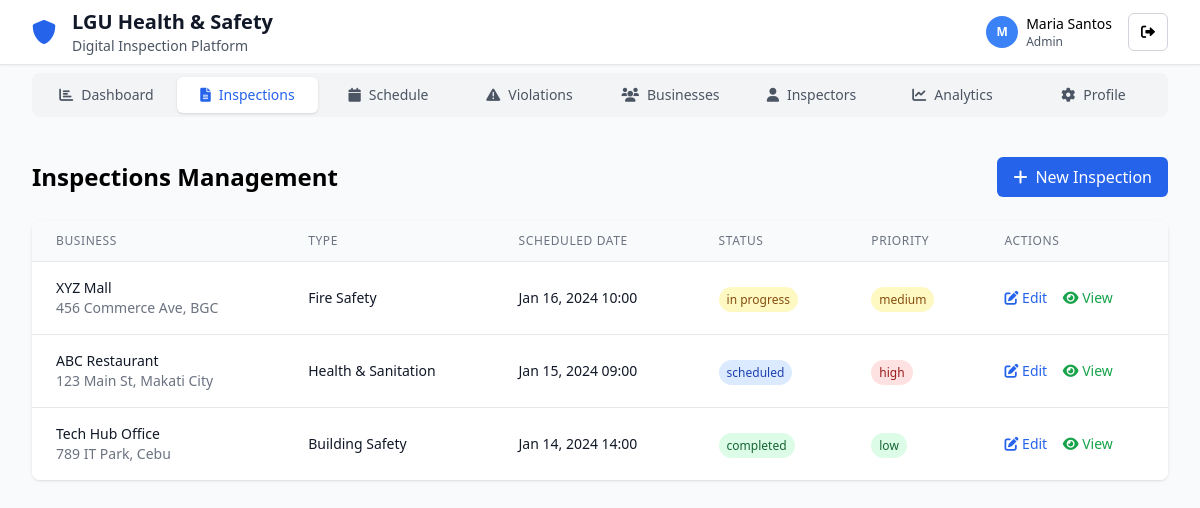
Screenshot of /admin/inspections.php (signed in) with the database file from the repository.
### tables this page shows
CREATE TABLE users (
    id INT PRIMARY KEY AUTO_INCREMENT,
    name VARCHAR(255) NOT NULL,
    email VARCHAR(255) UNIQUE NOT NULL,
    password VARCHAR(255) NOT NULL,
    role ENUM('super_admin', 'admin', 'inspector', 'business_owner', 'community_user') NOT NULL DEFAULT 'inspector',
    avatar VARCHAR(255) NULL,
    department VARCHAR(255) NULL,
    certification VARCHAR(255) NULL,
    created_at TIMESTAMP DEFAULT CURRENT_TIMESTAMP,
    updated_at TIMESTAMP DEFAULT CURRENT_TIMESTAMP ON UPDATE CURRENT_TIMESTAMP,
    INDEX idx_email (email),
    INDEX idx_role (role)
);

CREATE TABLE inspections (
    id INT PRIMARY KEY AUTO_INCREMENT,
    business_id INT NOT NULL,
    inspector_id INT NOT NULL,
    inspection_type_id INT NOT NULL,
    scheduled_date DATETIME NOT NULL,
    completed_date DATETIME NULL,
    status ENUM('scheduled', 'in_progress', 'completed', 'overdue') NOT NULL DEFAULT 'scheduled',
    priority ENUM('low', 'medium', 'high') NOT NULL DEFAULT 'medium',
    compliance_score INT NULL,
    total_violations INT DEFAULT 0,
    notes TEXT NULL,
    created_at TIMESTAMP DEFAULT CURRENT_TIMESTAMP,
    updated_at TIMESTAMP DEFAULT CURRENT_TIMESTAMP ON UPDATE CURRENT_TIMESTAMP,
    FOREIGN KEY (business_id) REFERENCES businesses(id) ON DELETE CASCADE,
    FOREIGN KEY (inspector_id) REFERENCES users(id) ON DELETE CASCADE,
    FOREIGN KEY (inspection_type_id) REFERENCES inspection_types(id) ON DELETE CASCADE,
    INDEX idx_business (business_id),
    INDEX idx_inspector (inspector_id),
    INDEX idx_status (status),
    INDEX idx_scheduled_date (scheduled_date)
);

CREATE TABLE businesses (
    id INT PRIMARY KEY AUTO_INCREMENT,
    name VARCHAR(255) NOT NULL,
    address TEXT NOT NULL,
    owner_id INT NULL,
    contact_number VARCHAR(20) NULL,
    email VARCHAR(255) NULL,
    business_type VARCHAR(100) NULL,
    registration_number VARCHAR(100) NULL,
    establishment_date DATE NULL,
    inspection_frequency ENUM('weekly', 'monthly', 'quarterly') DEFAULT 'monthly',
    last_inspection_date DATE NULL,
    next_inspection_date DATE NULL,
    is_compliant BOOLEAN DEFAULT TRUE,
    compliance_score INT DEFAULT 100,
    created_at TIMESTAMP DEFAULT CURRENT_TIMESTAMP,
    updated_at TIMESTAMP DEFAULT CURRENT_TIMESTAMP ON UPDATE CURRENT_TIMESTAMP,
    FOREIGN KEY (owner_id) REFERENCES users(id) ON DELETE SET NULL,
    INDEX idx_name (name),
    INDEX idx_business_type (business_type),
    INDEX idx_compliance (is_compliant),
    INDEX idx_next_inspection (next_inspection_date)
);

CREATE TABLE inspection_types (
    id INT PRIMARY KEY AUTO_INCREMENT,
    name VARCHAR(100) NOT NULL,
    description TEXT NULL,
    created_at TIMESTAMP DEFAULT CURRENT_TIMESTAMP,
    UNIQUE KEY unique_name (name)
);

### admin/inspections.php (the view, shortened to what the rows shown need)
<?php
require_once '../models/User.php';
require_once '../models/Inspection.php';
$database = new Database();
$db = $database->getConnection();
$inspection = new Inspection($db);
$inspections = $inspection->readAll();
?>
<!DOCTYPE html>
<html lang="en">
<head>
    <script src="https://cdn.tailwindcss.com"></script>
    <link href="https://cdnjs.cloudflare.com/ajax/libs/font-awesome/6.0.0/css/all.min.css" rel="stylesheet">
</head>
<body class="min-h-screen bg-gray-50">
    <?php include '../includes/navigation.php'; ?>
    <div class="max-w-7xl mx-auto px-4 sm:px-6 lg:px-8 py-4 sm:py-8">
        <div class="flex justify-between items-center mb-6">
            <h2 class="text-2xl font-bold">Inspections Management</h2>
        </div>
        <div class="bg-white rounded-lg shadow overflow-hidden">
            <table class="min-w-full divide-y divide-gray-200">
                <thead class="bg-gray-50">
                    <tr>
                        <th class="px-6 py-3 text-left text-xs font-medium text-gray-500 uppercase tracking-wider">Business</th>
                        <th class="px-6 py-3 text-left text-xs font-medium text-gray-500 uppercase tracking-wider">Type</th>
                        <th class="px-6 py-3 text-left text-xs font-medium text-gray-500 uppercase tracking-wider">Scheduled Date</th>
                        <th class="px-6 py-3 text-left text-xs font-medium text-gray-500 uppercase tracking-wider">Status</th>
                        <th class="px-6 py-3 text-left text-xs font-medium text-gray-500 uppercase tracking-wider">Priority</th>
                        <th class="px-6 py-3 text-left text-xs font-medium text-gray-500 uppercase tracking-wider">Actions</th>
                    </tr>
                </thead>
                <tbody class="bg-white divide-y divide-gray-200">
                    <?php while ($row = $inspections->fetch(PDO::FETCH_ASSOC)): ?>
                    <tr>
                        <td class="px-6 py-4 whitespace-nowrap">
                            <div class="text-sm font-medium text-gray-900"><?php echo $row['business_name']; ?></div>
                            <div class="text-sm text-gray-500"><?php echo $row['business_address']; ?></div>
                        </td>
                        <td class="px-6 py-4 whitespace-nowrap text-sm text-gray-900"><?php echo $row['inspection_type']; ?></td>
                        <td class="px-6 py-4 whitespace-nowrap text-sm text-gray-900"><?php echo date('M j, Y H:i', strtotime($row['scheduled_date'])); ?></td>
                        <td class="px-6 py-4 whitespace-nowrap">
                            <span class="px-2 py-1 text-xs font-medium rounded-full
                                <?php echo $row['status'] == 'scheduled' ? 'bg-blue-100 text-blue-800' :
                                       ($row['status'] == 'in_progress' ? 'bg-yellow-100 text-yellow-800' :
                                       ($row['status'] == 'completed' ? 'bg-green-100 text-green-800' : 'bg-red-100 text-red-800')); ?>">
                                <?php echo str_replace('_', ' ', $row['status']); ?>
                            </span>
                        </td>
                        <td class="px-6 py-4 whitespace-nowrap">
                            <span class="px-2 py-1 text-xs font-medium rounded-full
                                <?php echo $row['priority'] == 'high' ? 'bg-red-100 text-red-800' :
                                       ($row['priority'] == 'medium' ? 'bg-yellow-100 text-yellow-800' : 'bg-green-100 text-green-800'); ?>">
                                <?php echo $row['priority']; ?>
                            </span>
                        </td>
                        <td class="px-6 py-4 whitespace-nowrap text-sm font-medium">
                            <a href="inspection_form.php?id=<?php echo $row['id']; ?>" class="text-blue-600 hover:text-blue-900 mr-3">
                                <i class="fas fa-edit"></i> Edit
                            </a>
                            <a href="inspection_view.php?id=<?php echo $row['id']; ?>" class="text-green-600 hover:text-green-900">
                                <i class="fas fa-eye"></i> View
                            </a>
                        </td>
                    </tr>
                    <?php endwhile; ?>
                </tbody>
            </table>
        </div>
    </div>
</body>
</html>

### includes/navigation.php (shortened to what the rows shown need)
<?php
require_once '../models/User.php';
if (isset($_SESSION['user_id'])) {
    $database = new Database();
    $db = $database->getConnection();
    $user = new User($db);
    $user->id = $_SESSION['user_id'];
    $user->readOne();
}
?>
<header class="bg-white shadow-sm border-b">
    <div class="max-w-7xl mx-auto px-4 sm:px-6 lg:px-8">
        <div class="flex justify-between items-center h-16">
            <div class="flex items-center space-x-2 sm:space-x-4 min-w-0 flex-1">
                <div class="min-w-0 flex-1">
                    <h1 class="text-sm sm:text-xl font-bold text-gray-900 truncate">LGU Health & Safety</h1>
                </div>
            </div>
            <div class="flex items-center space-x-1 sm:space-x-4 flex-shrink-0">
                <?php if (isset($_SESSION['user_id'])): ?>
                <div class="flex items-center space-x-2">
                    <div class="w-8 h-8 bg-blue-500 rounded-full flex items-center justify-center text-white text-xs font-bold">
                        <?php echo substr($user->name, 0, 1); ?>
                    </div>
                    <div class="hidden lg:block">
                        <p class="text-sm font-medium"><?php echo $user->name; ?></p>
                        <p class="text-xs text-gray-600"><?php echo ucfirst(str_replace('_', ' ', $user->role)); ?></p>
                    </div>
                </div>
                <?php if ($user->role == 'admin' || $user->role == 'super_admin' || $user->role == 'inspector'): ?>
                <a href="admin_logout.php" class="bg-white border border-gray-300 rounded-md px-3 py-2 text-sm">
                    <i class="fas fa-sign-out-alt"></i>
                </a>
                <?php else: ?>
                <a href="user_logout.php" class="bg-white border border-gray-300 rounded-md px-3 py-2 text-sm">
                    <i class="fas fa-sign-out-alt"></i>
                </a>
                <?php endif; ?>
                <?php else: ?>
                <a href="public_login.php" class="bg-blue-600 text-white rounded-md px-4 py-2 text-sm hover:bg-blue-700">
                    Login
                </a>
                <?php endif; ?>
            </div>
        </div>
    </div>
</header>

### rows the page displays
users: name "M", name "Maria Santos", role "Admin"
inspections: business.name "XYZ Mall", business.address "456 Commerce Ave, BGC", inspection_type.name "Fire Safety", scheduled_date "Jan 16, 2024 10:00", status "in progress", priority "medium"
inspections: business.name "ABC Restaurant", business.address "123 Main St, Makati City", inspection_type.name "Health & Sanitation", scheduled_date "Jan 15, 2024 09:00", status "scheduled", priority "high"
inspections: business.name "Tech Hub Office", business.address "789 IT Park, Cebu", inspection_type.name "Building Safety", scheduled_date "Jan 14, 2024 14:00", status "completed", priority "low"
